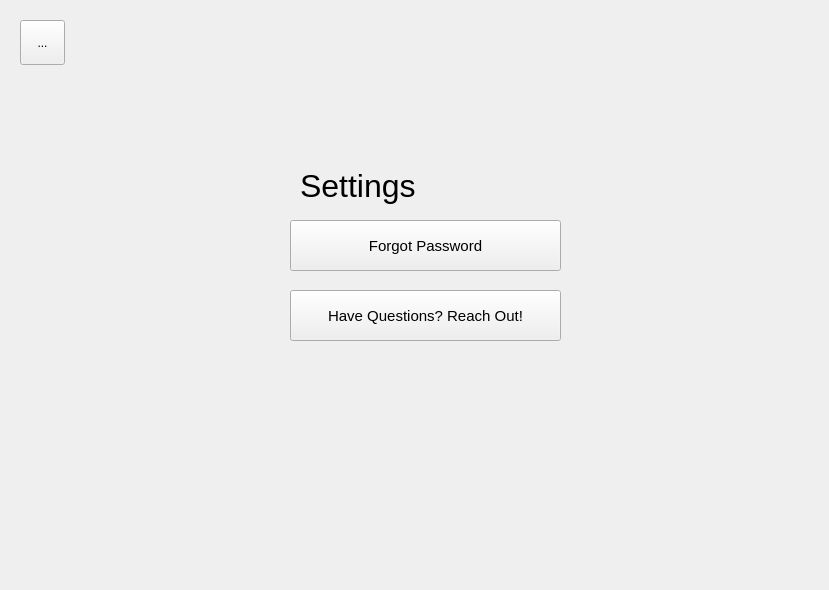
<?xml version="1.0" encoding="UTF-8"?>
<ui version="4.0">
 <class>SettingsForm</class>
 <widget class="QWidget" name="SettingsForm">
  <property name="geometry">
   <rect>
    <x>0</x>
    <y>0</y>
    <width>829</width>
    <height>590</height>
   </rect>
  </property>
  <property name="windowTitle">
   <string>Form</string>
  </property>
  <widget class="QPushButton" name="pushButton_3">
   <property name="geometry">
    <rect>
     <x>290</x>
     <y>290</y>
     <width>271</width>
     <height>51</height>
    </rect>
   </property>
   <property name="styleSheet">
    <string notr="true">font-family: &quot;Avenir Next&quot;;
font-size: 15px;</string>
   </property>
   <property name="text">
    <string>Have Questions? Reach Out!</string>
   </property>
  </widget>
  <widget class="QPushButton" name="pushButton_4">
   <property name="geometry">
    <rect>
     <x>290</x>
     <y>220</y>
     <width>271</width>
     <height>51</height>
    </rect>
   </property>
   <property name="styleSheet">
    <string notr="true">font-family: &quot;Avenir Next&quot;;
font-size: 15px;</string>
   </property>
   <property name="text">
    <string>Forgot Password</string>
   </property>
  </widget>
  <widget class="QToolButton" name="menuButton">
   <property name="geometry">
    <rect>
     <x>20</x>
     <y>20</y>
     <width>45</width>
     <height>45</height>
    </rect>
   </property>
   <property name="text">
    <string>...</string>
   </property>
  </widget>
  <widget class="QLabel" name="headerLabel">
   <property name="geometry">
    <rect>
     <x>300</x>
     <y>160</y>
     <width>211</width>
     <height>51</height>
    </rect>
   </property>
   <property name="font">
    <font>
     <pointsize>24</pointsize>
    </font>
   </property>
   <property name="text">
    <string>Settings</string>
   </property>
  </widget>
 </widget>
 <resources/>
 <connections/>
</ui>
